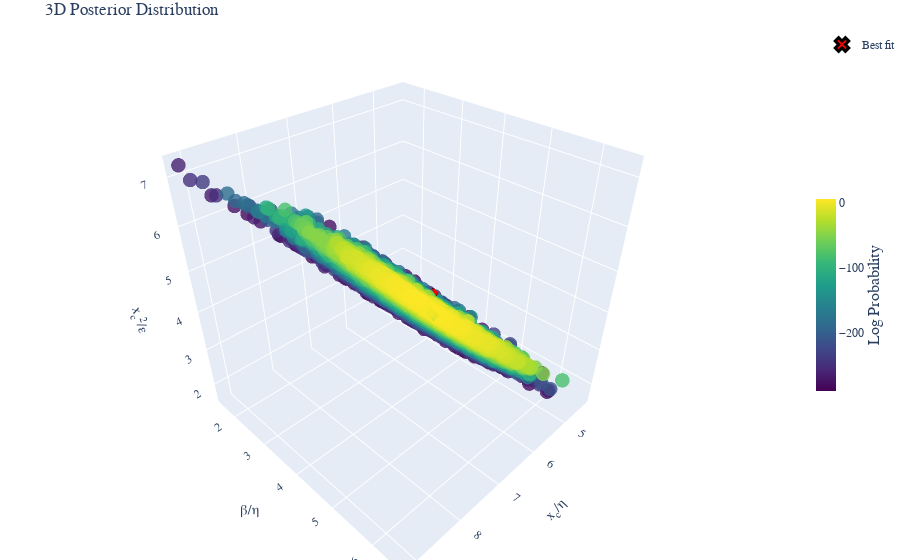

The cell this chart's notebook holds for it:
### Code cell
fig =post.plot_posterior3D_interactive([0,1,2],labels=labels_trans, truths=np.log(truths_trans),truth_label="Best fit" )
# Save the figure using matplotlib's savefig instead of plotly's write_image
fig.show()
if SAVE_PRODUCTS:
    # Save the figure as HTML
    html_file_name = config_name+test_str+'_3D_plot'
    if subfolder is not None:
        html_file_name = os.path.join(subfolder, html_file_name)
    html_path = os.path.join(Products_folder, 'html_3d_plots', f'{html_file_name}.html')
    # Create directory if it doesn't exist
    os.makedirs(os.path.dirname(html_path), exist_ok=True)
    fig.write_html(html_path)

### Figure 1 — Plotly figure (JSON) as saved in the notebook; plotly's stock layout.template omitted (floating-point values rounded to 4 significant figures; data arrays with more than 128 entries replaced by an {"elided": "..."} marker saying what was removed)
{"data": [{"marker": {"color": {"elided": "4155 float values"}, "colorbar": {"len": 0.4, "thickness": 20, "title": {"font": {"size": 16}, "side": "right", "text": "Log Probability"}, "x": 1.0, "y": 0.5}, "colorscale": [[0.0, "#440154"], [0.1111, "#482878"], [0.2222, "#3e4989"], [0.3333, "#31688e"], [0.4444, "#26828e"], [0.5556, "#1f9e89"], [0.6667, "#35b779"], [0.7778, "#6ece58"], [0.8889, "#b5de2b"], [1.0, "#fde725"]], "opacity": 0.8, "size": 5}, "mode": "markers", "name": "Posterior", "scene": "scene", "showlegend": false, "type": "scatter3d", "x": {"elided": "4155 float values"}, "y": {"elided": "4155 float values"}, "z": {"elided": "4155 float values"}}, {"marker": {"color": "red", "line": {"color": "black", "width": 3}, "size": 12, "symbol": "x"}, "mode": "markers", "name": "Best fit", "scene": "scene", "showlegend": true, "type": "scatter3d", "x": [6.966], "y": [4.721], "z": [4.726]}], "layout": {"font": {"family": "Computer Modern"}, "margin": {"b": 0, "l": 0, "r": 0, "t": 30}, "scene": {"aspectmode": "cube", "xaxis": {"exponentformat": "e", "showexponent": "all", "title": {"font": {"size": 14}, "text": "x<sub>c</sub>/η"}}, "yaxis": {"exponentformat": "e", "showexponent": "all", "title": {"font": {"size": 14}, "text": "β/η"}}, "zaxis": {"exponentformat": "e", "showexponent": "all", "title": {"font": {"size": 14}, "text": "x<sub>c</sub><sup>2</sup>/ε"}}}, "title": {"text": "3D Posterior Distribution"}}}
